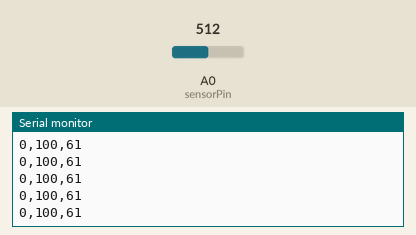
The sketch below on a simulated Arduino Uno, built with avr-gcc and run on an emulated ATmega328P. Parts: the last lines printed to the serial monitor. The inputs (shaded band) are chosen by the test bench; at power-on: A0 (sensorPin) = 512.

Above: at 1.2 s.
1.3 s: A0 (sensorPin) set to 578
At 2.0 s:
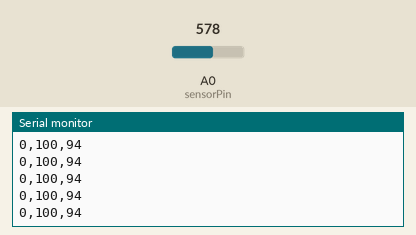
4.3 s: A0 (sensorPin) set to 596
At 5.1 s:
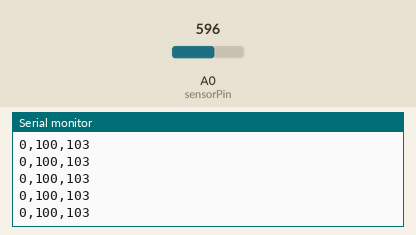
Timing chart, 0 to 7.3 s (numbered marks = the images above; inputs shaded):
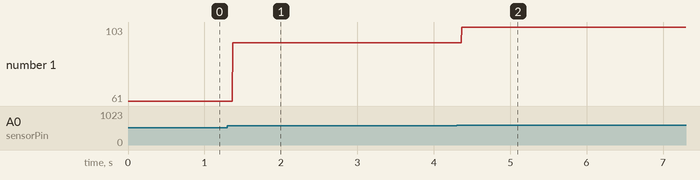

Measured:
- after the input at 1.3 s, the serial monitor: prints a new line after 0.07 s (image 1)
- after the input at 4.3 s, the serial monitor: prints a new line after 0.07 s (image 2)
- plotted number 1: 61 → 94 after the input at 1.3 s, 94 → 103 after the input at 4.3 s

The sketch:

TallerSensores_flex.ino
```cpp
const int sensorPin = A0;
float Rf_min = 25.0, Rf_max = 55.0, R = 34.0;

int lectura_min = R/(R+Rf_max) * 1023;
int lectura_max = R/(R+Rf_min) * 1023;
int salida_min = 0, salida_max = 100;

void setup() {
  Serial.begin(9600);
  pinMode(sensorPin, INPUT);
}

void loop() {
  int sensorValue = analogRead(sensorPin);
  sensorValue = map(sensorValue, lectura_min, lectura_max, salida_min, salida_max);

  Serial.print(salida_min); Serial.print(",");
  Serial.print(salida_max); Serial.print(",");
  Serial.println(sensorValue);
}
```
